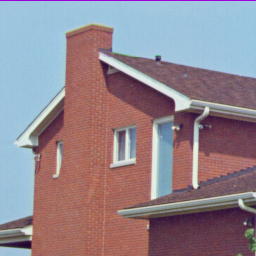
%> input picture Lab 8/4.1.05.tiff, 256 x 256 px
$ octave Prelab8.m   (GNU Octave 9; MATLAB toolbox functions it lacks are replaced by stand-ins)
%> lines starting %> are read from the running program, lines starting %| are printed output that depends on the picture
h1 = [1 2 1];
h2 = [1 0 -1];
h3 = conv(h1,h1);
hA = h1*h1';
hB = h1*h2';
hC = h3'*h3;

size(hA)
size(hB)
size(hC)

A1 = zeros(16);
A1(5:11,5:11) = ones(7);

figure()
subplot(2,1,1)
mesh(A1);
y=conv2(hC, A1);

subplot(2,1,2)
mesh(y)
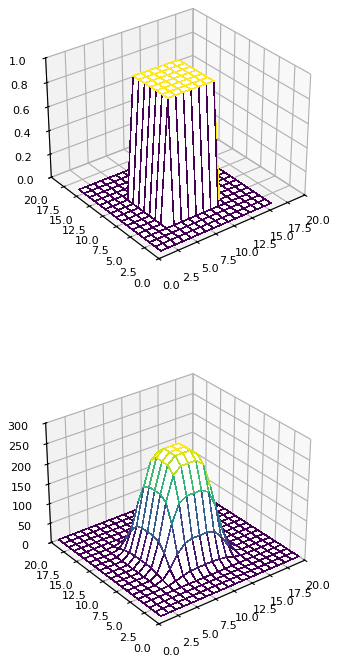
%> figure redrawn from the program's plot data, 2 panels
i1=imread('4.1.05.tiff');
%> i1 is the input picture: size 256x256x3 uint8; mean R, G, B 146.6, 133, 142

size(i1)
%> ans = [256 256 3]
imshow(i1)
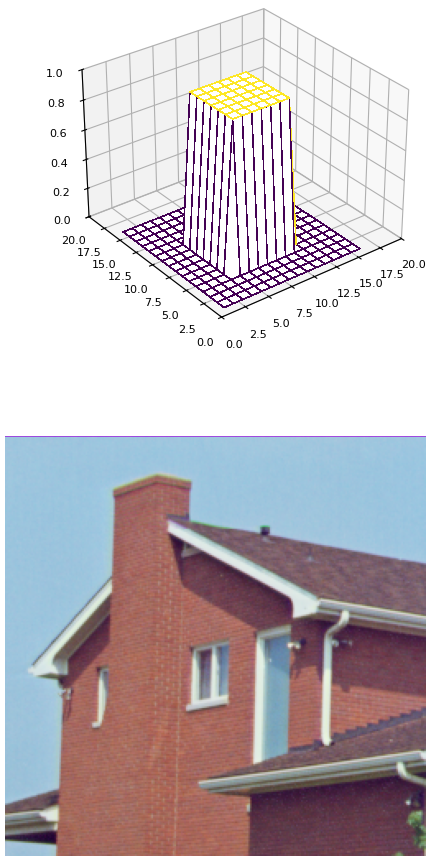
%> figure redrawn from the program's plot data, 2 panels

$ run again, with Lab 8/4.1.08.tiff copied over Lab 8/4.1.05.tiff
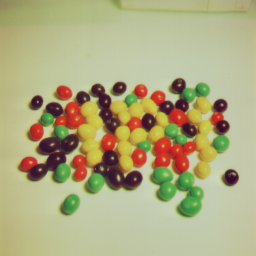
%> input picture Lab 8/4.1.08.tiff, 256 x 256 px
%> i1 is the input picture: size 256x256x3 uint8; mean R, G, B 174.9, 170.9, 128.3
%> `imshow(i1)`:
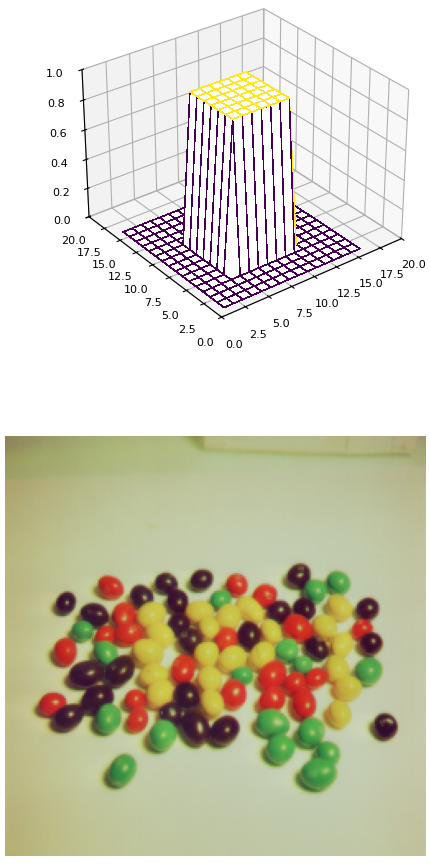
%> figure redrawn from the program's plot data, 2 panels

$ run again, with Lab 8/4.2.07.tiff copied over Lab 8/4.1.05.tiff
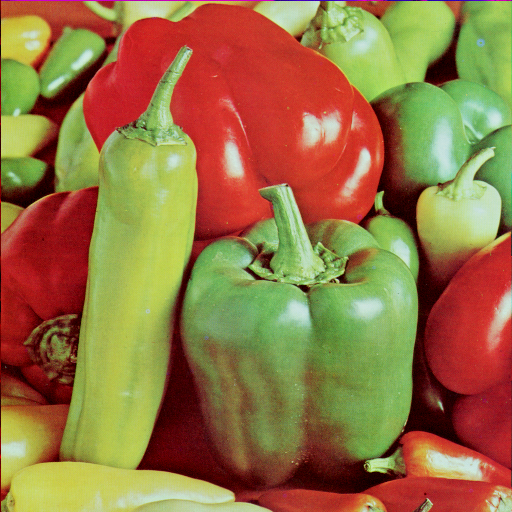
%> input picture Lab 8/4.2.07.tiff, 512 x 512 px
%> i1 is the input picture: size 512x512x3 uint8; mean R, G, B 149.8, 115.6, 66.5
%> `imshow(i1)`:
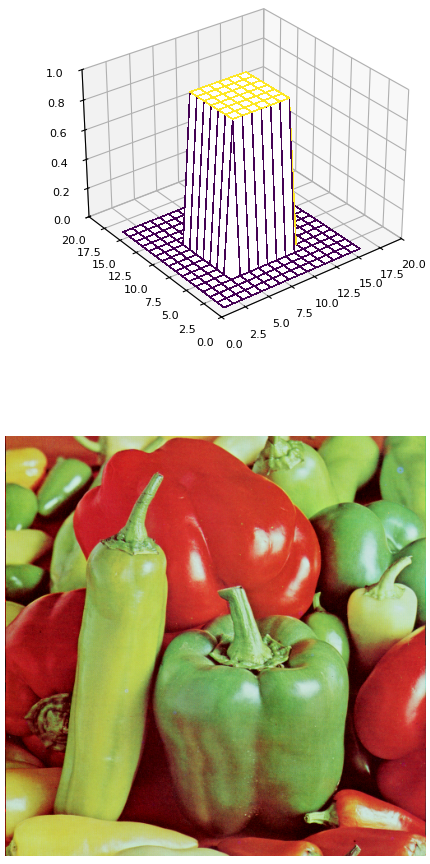
%> figure redrawn from the program's plot data, 2 panels
